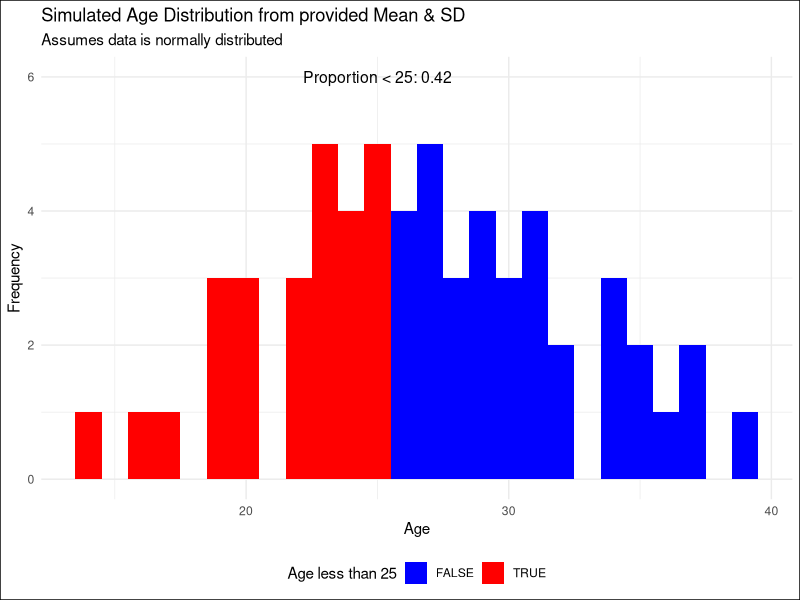

Recreate this plot in R.
## STUDY ELIGIBILITY INVESTIGATION

# Issue: the study population in Guo et al (2014) is partially within the eligibility range. This is a quick check to see the proportion
# that is likely to be within range

## LOAD REQUIRED PACKAGES 

library(tidyverse)
library(ggplot2)

# Assume sample is normally distributed, simulate data with the mean and standard deviation from the paper
set.seed(123)  # for reproducibility

n <- 60
study_mean_age <- 26.3
study_sd_age <- 6.01
simulated_distribution_ages <- rnorm(n, study_mean_age, study_sd_age)

# Create a data frame for visualization
simulated_study_population_data <- data.frame(Age = simulated_distribution_ages) |>
  mutate(
    Age = round(Age)
  )

# Calculate the proportion of ages < 25
proportion_less_than_25 <- mean(simulated_distribution_ages <= 25)

# Create a histogram with bins

guo_2014_test_distribution <- simulated_study_population_data |>
  ggplot( 
    aes(
      x = Age, 
      fill = Age <= 25)
  ) +
  geom_histogram(
    binwidth = 1
  ) +
  labs(
    title = "Simulated Age Distribution from provided Mean & SD",
    subtitle = "Assumes data is normally distributed",
    x = "Age",
    y = "Frequency",
    fill = "Age less than 25"
  ) +
  scale_fill_manual(values = c("blue", "red")) +
  annotate(
    "text", 
    x = 25, 
    y = 6, 
    label = sprintf("Proportion < 25: %.2f", proportion_less_than_25), size = 4, color = "black") +
  theme_minimal() +
  theme(
    plot.background = element_rect(fill = "#FFFFFF"),
    legend.position = "bottom"
  )

## EXPORT

ggsave(
  "./visualisation/inclusion_decisions/guo_population_distribution_simulation.png",
  guo_2014_test_distribution
  )